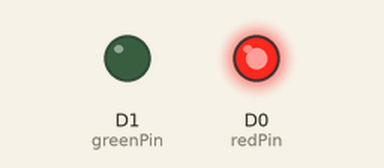
Recording of a sketch running on a simulated ESP8266 (NodeMCU). Parts: output pins drawn as LEDs (lit = HIGH).

Above: at 0.2 s.
At 5.2 s:
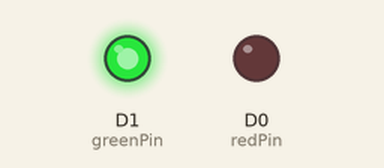
At 9.7 s:
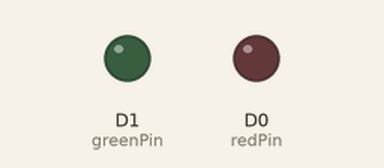
Timing chart, 0 to 10.4 s (numbered marks = the images above):
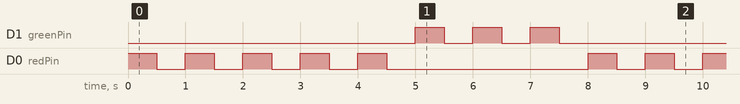

The sketch:

9For_Loop.ino
```cpp
int redPin = D0;
int greenPin = D1;
void setup()
{

    pinMode(redPin, OUTPUT);
    pinMode(greenPin, OUTPUT);
}

void loop()
{

    for (int i = 0; i < 5; i++)
    {
        digitalWrite(redPin, HIGH);
        delay(500);
        digitalWrite(redPin, LOW);
        delay(500);
    }
    for (int i = 0; i < 3; i++)
    {
        digitalWrite(greenPin, HIGH);
        delay(500);
        digitalWrite(greenPin, LOW);
        delay(500);
    }
}
```

Measured:
- by itself, D1 (greenPin): repeats every 8.0 s: 2 × (LOW 0.50 s, HIGH 0.50 s), LOW 5.5 s, HIGH 0.50 s
- by itself, D0 (redPin): repeats every 8.0 s: 4 × (LOW 0.50 s, HIGH 0.50 s), LOW 3.5 s, HIGH 0.50 s
- by itself, everything shown: repeats every 8.0 s, in 16 steps
